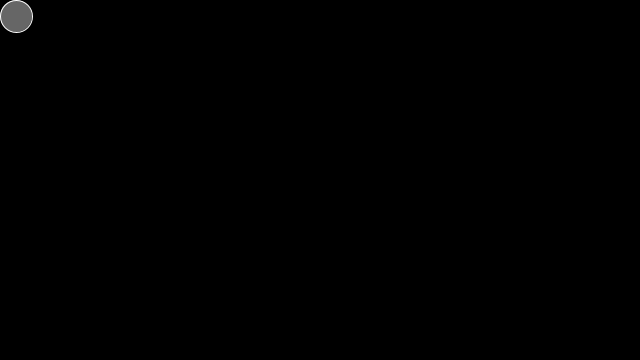
Frame 1 (no input)
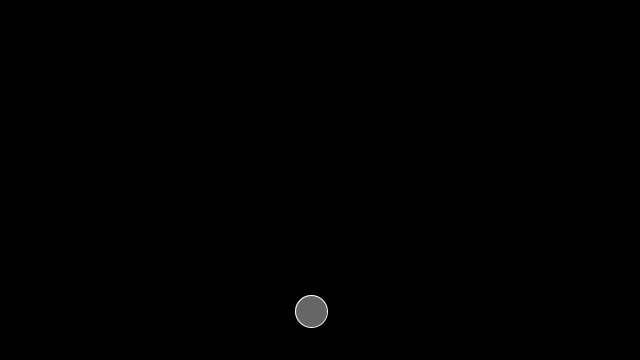
Frame 60 (the mouse pressed at the canvas centre just before this capture)
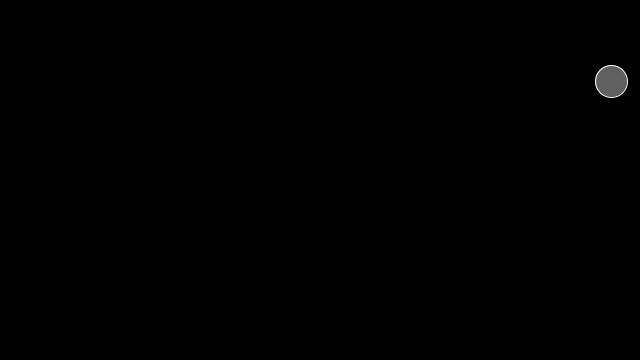
Frame 120 (the mouse held since frame 60 and released just before this capture)

The Processing sketch that drew these frames (run headless with seeded random() and noise(); from frame 60 on, the mouse is pressed at the canvas centre):

// Processing sketch: sketch_5_5TheBouncingBall
// ── sketch_5_5TheBouncingBall.pde
float circleX;
float xspeed=5;
float circleY;
float yspeed=5;

void setup(){
size(640,360);

fill(102);
circleX=16;
circleY=16;


}

void draw(){
background(0);

stroke(255);
ellipse(circleX,circleY,32,32);

circleX=circleX+xspeed;
circleY=circleY+yspeed;

if(circleX>625||circleX<16){
  xspeed=xspeed*-1;
  fill(random(75));
}  
  if(circleY>345||circleY<16){
    yspeed=yspeed*-1;
  fill(random(150));
  }
  

}
